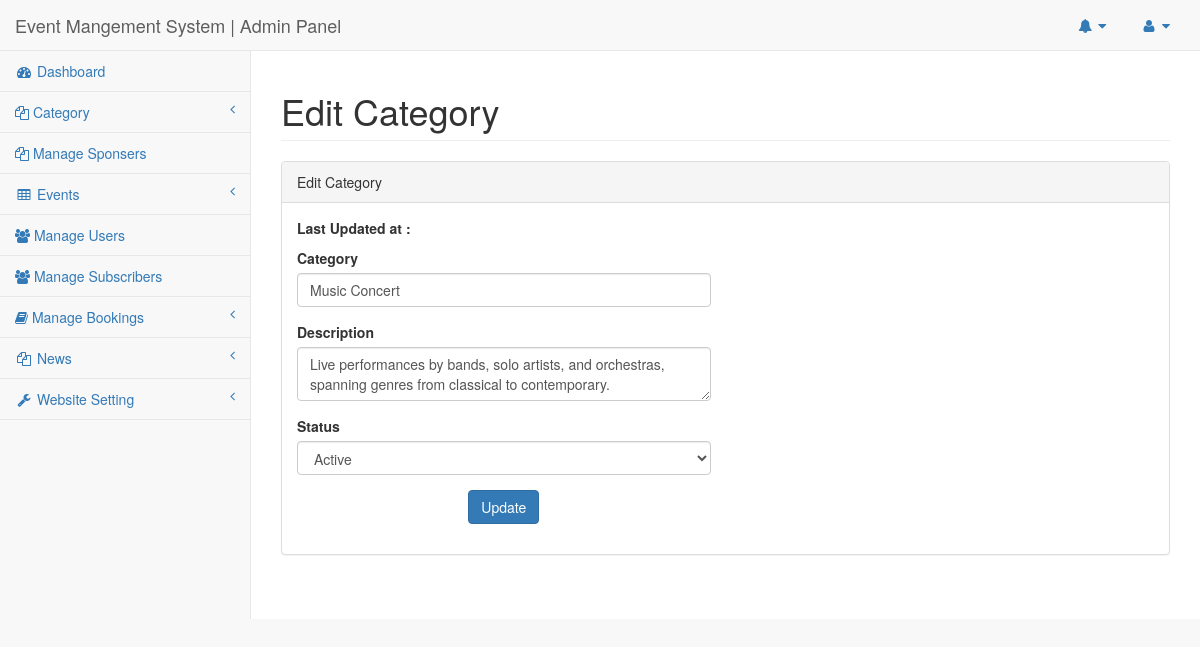
Screenshot of /admin/edit-category.php?catid=6 (signed in) with the database file from the repository.
### tables this page shows
CREATE TABLE `tblcategory` (
  `id` int(11) NOT NULL,
  `CategoryName` varchar(200) DEFAULT NULL,
  `CategoryDescription` mediumtext DEFAULT NULL,
  `CreationDate` timestamp NULL DEFAULT current_timestamp(),
  `UpdationDate` timestamp NULL DEFAULT NULL ON UPDATE current_timestamp(),
  `IsActive` char(1) DEFAULT NULL
);

### admin/edit-category.php (the view, shortened to what this page needs)
<?php
include('includes/config.php');
if(strlen($_SESSION['adminsession'])==0)
{
header('location:logout.php');
}
else{
?>
<!DOCTYPE html>
<html lang="en">
<head>
    <link href="../vendor/bootstrap/css/bootstrap.min.css" rel="stylesheet">
    <link href="../vendor/metisMenu/metisMenu.min.css" rel="stylesheet">
    <link href="../dist/css/sb-admin-2.css" rel="stylesheet">
    <link href="../vendor/font-awesome/css/font-awesome.min.css" rel="stylesheet" type="text/css">
</head>
<body>
<div id="wrapper">
<nav class="navbar navbar-default navbar-static-top" role="navigation" style="margin-bottom: 0">
<?php include_once('includes/header.php');?>
<?php include_once('includes/leftbar.php');?>
</nav>
        <div id="page-wrapper">
            <div class="row">
                <div class="col-lg-12">
                    <h1 class="page-header"> Edit Category</h1>
                </div>
            </div>
            <div class="row">
                <div class="col-lg-12">
                    <div class="panel panel-default">
                        <div class="panel-heading">
                           Edit Category
                        </div>
                        <div class="panel-body">
                            <div class="row">
                                <div class="col-lg-6">
<form role="form" method="post" onSubmit="return valid();" name="chngpwd">
<?php
$cid=intval($_GET['catid']);
$sql = "SELECT id,CategoryName,CategoryDescription,IsActive,UpdationDate from tblcategory where id=:cid";
$query = $dbh -> prepare($sql);
$query->bindParam(':cid',$cid,PDO::PARAM_STR);
$query->execute();
$results=$query->fetchAll(PDO::FETCH_OBJ);
if($query->rowCount() > 0)
{
foreach($results as $row)
{
    ?>
<p><strong>Last Updated at : </strong><?php echo htmlentities($row->UpdationDate);?></p>
<div class="form-group">
<label>Category</label>
<input class="form-control" type="text" name="category" value="<?php echo htmlentities($row->CategoryName);?>" autocomplete="off" required autofocus>
</div>
<div class="form-group">
<label>Description</label>
<textarea class="form-control" name="description"  autofocus required><?php echo htmlentities($row->CategoryDescription);?></textarea>
</div>
<div class="form-group">
<label>Status</label>
<select class="form-control" name="status" required >
<?php
$status=$row->IsActive;
if($status==1):
?>
<option value="1">Active</option>
<?php else: ?>
 <option value="0">Inactive</option>
      <option value="1">Active</option>
<?php endif; ?>
</select>
</div>
<?php }} ?>
<div class="form-group" align="center">
<button type="submit" class="btn btn-primary" name="update">Update</button>
 </div>                                   </form>
                                </div>
                            </div>
                        </div>
                    </div>
                </div>
            </div>
        </div>
    </div>
</body>
</html>
<?php } ?>

### rows the page displays
tblcategory: category "Music Concert", description "Live performances by bands, solo artists, and orchestras, spanning genres from classical to contemporary.", status "Active"
